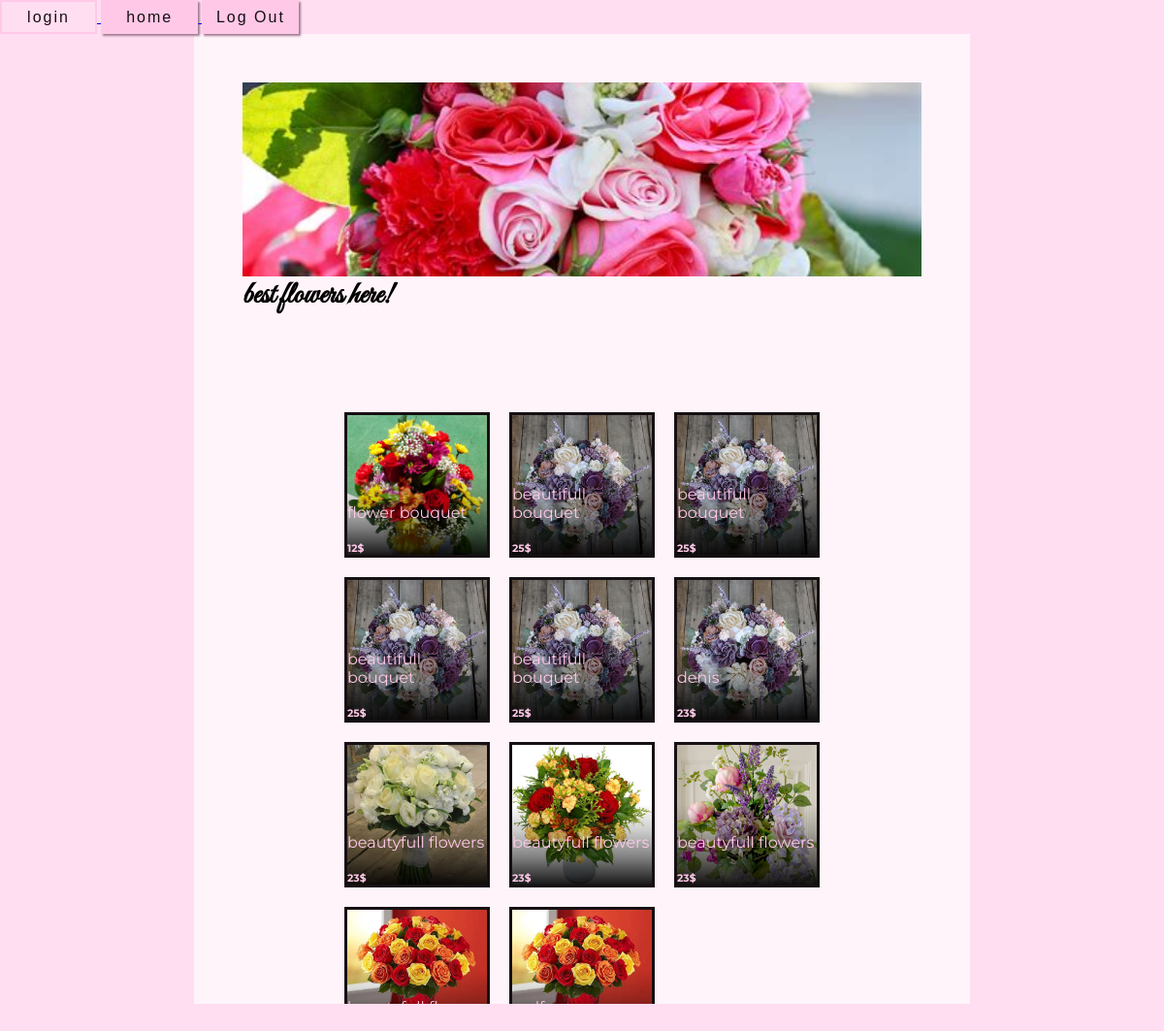
The app's page /home/denis with its own data.
### tables this page shows
CREATE TABLE details (
            name varchar primary key,
            slogan text ,
            banner text

            );

CREATE TABLE products (
            id integer primary key autoincrement,
            user_id integer,
            product_name text,
            product_price integer,
            image1 varchar,
            image2 varchar,
            image3 varchar
            );

### main.py (the view)
@app.route('/home/<name>', methods=['GET'])
def userHome(name):
    conn = sqlite3.connect('phone_numbes.db')
    c = conn.cursor()
    c.execute(f'select id from people where username = "{name}" ')
    user_id = c.fetchall()
    if not len(user_id):
        conn.commit()
        c.close()
        conn.close()
        return render_template('noUser.html')
    user_id = user_id[0][0]
    c.execute(f'select id, product_name, product_price, image1 from products where user_id = {user_id}')
    products_raw = c.fetchall()
    products = []
    if len(products_raw):
        for i in products_raw:
            product_name = i[1]
            product_price = i[2]
            product_image = f"/static/imgs/{i[3]}.jpg"
            product_id = i[0]
            product_tuple = (product_name, product_price, product_image, product_id)
            print(f"{product_tuple=}")
            products.append(product_tuple)
    slogan = 'slogan'
    url = 'url'
    c.execute(f'select slogan, banner from details where name = "{name}"')
    details = c.fetchall()
    if len(details):
        slogan = details[0][0]
        url = details[0][1]
    conn.commit()
    c.close()
    conn.close()
    if url != "banner":
        return render_template('userHome.html', name=name, slogan=slogan, logo_url=f"/static/imgs/{url}.jpg", products = products)
    else:
        return render_template('userHome.html', name=name, slogan=slogan, logo_url="/static/banner.png", products = products)

### templates/userHome.html (shortened to what this page needs)
<!DOCTYPE html>
<html lang="en">
<head>
    <link rel="stylesheet" href="{{ url_for('static', filename='styles.css') }}">
</head>
<body>
    <a href="/login">
        <button class="login redirect redirects">
            login
        </button>
    </a>
    <a href="/home">
        <button class="home redirect redirects">
            home
        </button>
    </a>
    <button class="login redirect redirects" onclick = "onLogout()">
        Log Out
    </button>
    <div class="container">
        <div>
        <div class="banner" style="background-image: url({{logo_url}}); background-size: cover; background-position: center;"></div>
        <h1 class="homeHeader">
            {{slogan}}
        </h1>
        </div>
        <div class="grid-container">
            {% for product in products %}
            <a href="/product/{{product[3]}}" class="viewRedirect">
            <div style="background-image: url({{product[2]}}); background-size: cover; background-position: center;" class="asdf">
                    <div class="fdsa" style="background: linear-gradient(rgba(0,0,0,0), rgba(0,0,0,0.2), rgba(0,0,0,0.5), rgba(0,0,0,0.9)); padding-top: 30px;">
                        <div>{{ product[0] }}</div>
                        <br>
                        <h6>{{ product[1] }}$</h6>
                    </div>
                </div>
            </a>
            {% endfor %}
        </div>
    </div>
</body>

### static/styles.css (style rules this page uses)
* { margin: 0; padding: 0; font-family: 'Montserrat', sans-serif; letter-spacing: 1.2; }
body { background-color: #ffdef1 ; }
.container { width: 800px; height: 1000px; overflow: scroll; display: flex; background-color: #fff4fa; margin-left: auto; margin-right: auto; flex-direction: column; align-items: center; justify-content: stretch; gap: 100px; }
h1 { font-family: ""; }
button { border: none; background-color: #ffc8e7; font-family: 'Rubik', sans-serif; font-size: 16px; width: 100px; height: 35px; letter-spacing: 2px; color: #160f13; box-shadow: 2px 2px 2px #9e7b8f; }
.banner { margin-top: 50px; width: 700px; height: 200px; }
.homeHeader { font-family: 'Great Vibes', cursive; }
.grid-container { display: grid; grid-template-columns: repeat(3, 150px); gap: 20px; }
.asdf { border: #160f13 solid; height: 150px; display: flex; justify-content: start; align-items: end; color: #FFC8E7; }
.fdsa { display: flex; flex-direction: column; width: 150px; gap: 1px; }
.viewRedirect { all: unset; }
*, *::before, *::after { box-sizing: border-box; }
body { margin: 0; }

### records on screen
details: slogan "best flowers here!"
products: shows a picture, product_name "flower bouquet", product_price "12"
products: product_name "beautifull bouquet", product_price "25"
products: product_name "beautifull bouquet", product_price "25"
products: product_name "beautifull bouquet", product_price "25"
products: product_name "beautifull bouquet", product_price "25"
products: product_name "denis", product_price "23"
products: shows a picture, product_name "beautyfull flowers", product_price "23"
products: shows a picture, product_name "beautyfull flowers", product_price "23"
products: shows a picture, product_name "beautyfull flowers", product_price "23"
